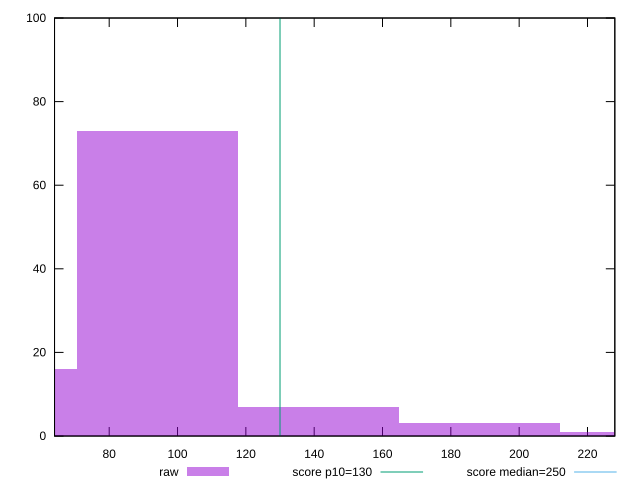

Reproduce this figure in gnuplot.
reset

$raw <<EOF
188.48814607878592 3
235.6101825984824 1
94.24407303939296 73
47.12203651969648 16
141.36610955908944 7
EOF

set key outside below
set boxwidth 47.12203651969648
set xrange [64:228]
set yrange [0:100]
set trange [0:100]
set style fill transparent solid 0.5 noborder

set parametric
set terminal svg size 640, 490 enhanced background rgb 'white'
set output "report_00019_2021-02-10T18-14-37.922Z//max-potential-fid/samples/pages+cached+noadtech/raw/histogram.svg"

plot $raw title "raw" with boxes, \
     130,t title "score p10=130", \
     250,t title "score median=250"

reset
